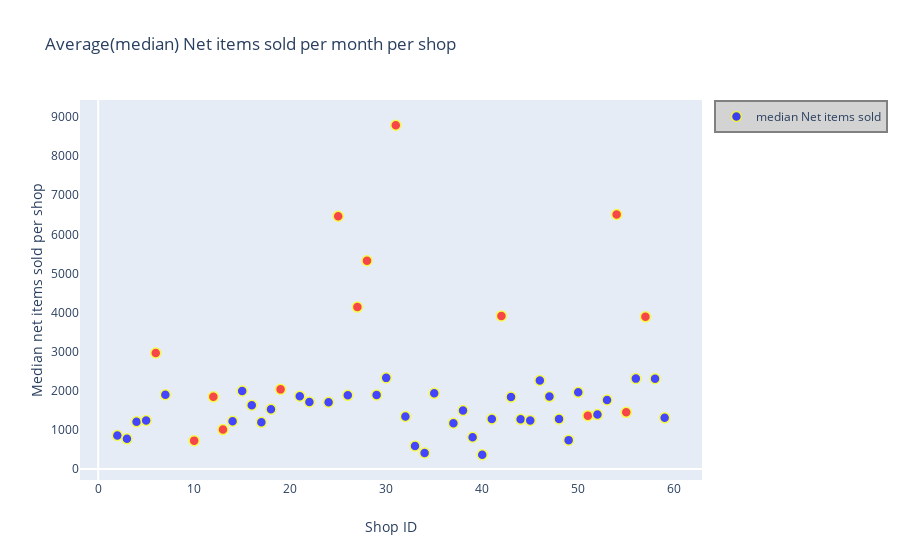

Notebook code cell kept with this figure:
### Code cell
# scatter plot using one few features indepently to depict the clustering results//
# Plot data//
data = [go.Scatter(
    y = shop_df['median_total_items_sold_permonth'],
    x= shop_df['shop_id'],
    name = 'median Net items sold',
    text = 'Median net items sold',
    mode = 'markers',
    marker = dict(
        size = 10,
        color = shop_df['colour'],
        line = dict(
            width = 1.5,
            color = 'yellow'
        )
    ),
    opacity = 0.7
)]

# Create/Design layout for the plot
layout = dict(title = 'Average(median) Net items sold per month per shop',
              yaxis = dict(title='Median net items sold per shop',
                        showgrid=False,
                    ),
              xaxis = dict(title='Shop ID',
                        showgrid=False,
                    ),
              showlegend=True,
              legend=dict(bgcolor='lightgray',
                        bordercolor='gray',
                        borderwidth=2
                    )
             )

# Combine data and layout into a single figure
fig = dict(data=data, layout=layout)

# IPython notebook- plot
iplot(fig, filename='scatter-sentimentscore')

### Figure 1 — Plotly figure (JSON) as saved in the notebook; plotly's stock layout.template omitted (floating-point values rounded to 4 significant figures)
{"data": [{"marker": {"color": ["blue", "blue", "blue", "blue", "red", "blue", "red", "red", "red", "blue", "blue", "blue", "blue", "blue", "red", "blue", "blue", "blue", "red", "blue", "red", "red", "blue", "blue", "red", "blue", "blue", "blue", "blue", "blue", "blue", "blue", "blue", "blue", "red", "blue", "blue", "blue", "blue", "blue", "blue", "blue", "blue", "red", "blue", "blue", "red", "red", "blue", "red", "blue", "blue"], "line": {"color": "yellow", "width": 1.5}, "size": 10}, "mode": "markers", "name": "median Net items sold", "opacity": 0.7, "text": "Median net items sold", "type": "scatter", "x": [2, 3, 4, 5, 6, 7, 10, 12, 13, 14, 15, 16, 17, 18, 19, 21, 22, 24, 25, 26, 27, 28, 29, 30, 31, 32, 33, 34, 35, 37, 38, 39, 40, 41, 42, 43, 44, 45, 46, 47, 48, 49, 50, 51, 52, 53, 54, 55, 56, 57, 58, 59], "y": [857, 771, 1206.0, 1241, 2966, 1898, 725, 1846.0, 1008.0, 1222.0, 1994, 1632.0, 1194.0, 1530.0, 2036, 1862.0, 1712, 1708.0, 6465, 1883, 4140.0, 5325, 1894, 2330, 8790.0, 1343, 589, 409, 1934.0, 1170, 1496.0, 811, 364, 1277, 3914.0, 1839, 1269, 1238.0, 2265, 1851, 1278, 738, 1960, 1364, 1390.0, 1765, 6509, 1449, 2311, 3891, 2308.0, 1308.0]}], "layout": {"legend": {"bgcolor": "lightgray", "bordercolor": "gray", "borderwidth": 2}, "showlegend": true, "title": {"text": "Average(median) Net items sold per month per shop"}, "xaxis": {"showgrid": false, "title": {"text": "Shop ID"}}, "yaxis": {"showgrid": false, "title": {"text": "Median net items sold per shop"}}}}
